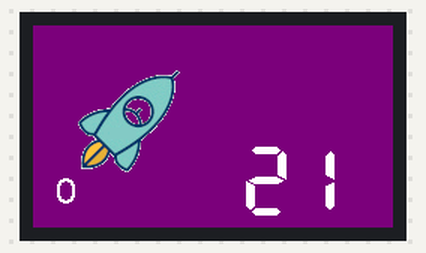
Bench run of a sketch on a simulated ESP32. On the bench: 240×135 colour display. What the sketch prints to the serial monitor is not drawn.

Above: at 0.55 s.
At 5.22 s:
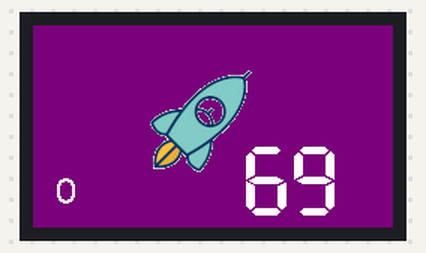
At 10.28 s:
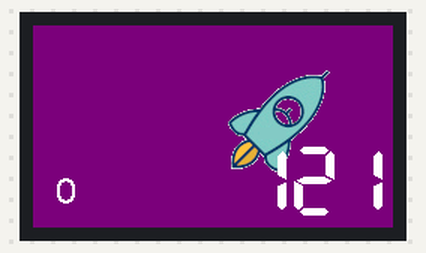
At 20.0 s:
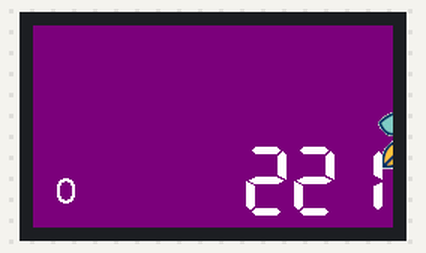
At 29.72 s:
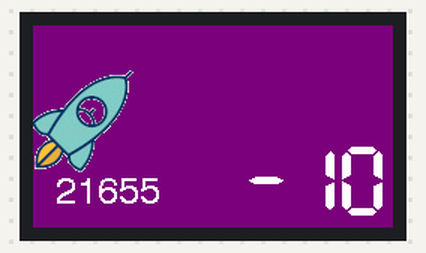
At 39.44 s:
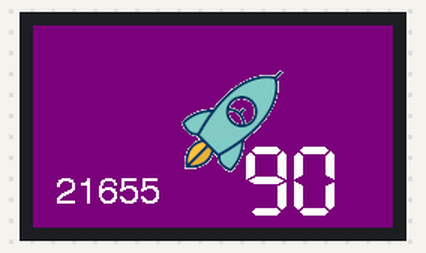

The sketch:

transparent_sprites_tft_espi.ino
```cpp
//#include <SPI.h>
#include <TFT_eSPI.h>

#include "rocket.h"


TFT_eSPI tft = TFT_eSPI();
TFT_eSprite rocketSprite = TFT_eSprite(&tft);  // moving rocket
TFT_eSprite bgSprite     = TFT_eSprite(&tft);  // background Sprite
TFT_eSprite txtSprite    = TFT_eSprite(&tft);  // text
TFT_eSprite txt2Sprite   = TFT_eSprite(&tft);  // text


int dispWidth;
int dispHeight;

int x = 20;
int angle = 0;
unsigned long prevMillis = 0;
unsigned long millisPerMove;

void setup() {
  Serial.begin(115200);
  delay(20);

  // put your setup code here, to run once:
  tft.init();
  tft.setRotation(1);
  dispWidth  = tft.width();
  dispHeight = tft.height();
  Serial.print("width:  "); Serial.println(dispWidth);
  Serial.print("height: "); Serial.println(dispHeight);
  //tft.setSwapBytes(true);
  // ttgo display resolution is 135*240

  txtSprite.createSprite(100, 60);
  txtSprite.setTextColor(TFT_WHITE, TFT_BLACK);
  txt2Sprite.createSprite(100, 60);
  txt2Sprite.setTextColor(TFT_WHITE, TFT_BLACK);

  bgSprite.createSprite(240, 135);

  rocketSprite.createSprite(90, 90);
  rocketSprite.setSwapBytes(true);

}

void loop() {

  bgSprite.fillSprite(TFT_PURPLE);

  txtSprite.fillSprite(TFT_BLACK);
  txtSprite.drawString(String(x), 0, 0, 7);

  txt2Sprite.fillSprite(TFT_BLACK);
  txt2Sprite.drawString(String(millisPerMove), 0, 0, 4);

  rocketSprite.pushImage(0, 0, 90, 90, rocket);
  rocketSprite.pushToSprite(&bgSprite, x, 20, TFT_BLACK);
  txtSprite.pushToSprite(&bgSprite, 140, 80, TFT_BLACK);
  txt2Sprite.pushToSprite(&bgSprite, 15, 100, TFT_BLACK);


  bgSprite.pushSprite(0, 0);

  x++;

  //if (x > 240) x =- 100;
  if (x > 240) {
    x = -90;

    millisPerMove = millis() - prevMillis;
    prevMillis = millis();
    Serial.println(millisPerMove);
  }
  //tft.drawString(String(x), 140, 80, 7);
  //delay(10);
}
```

Source omitted: rocket.h (data table, 78282 bytes)
